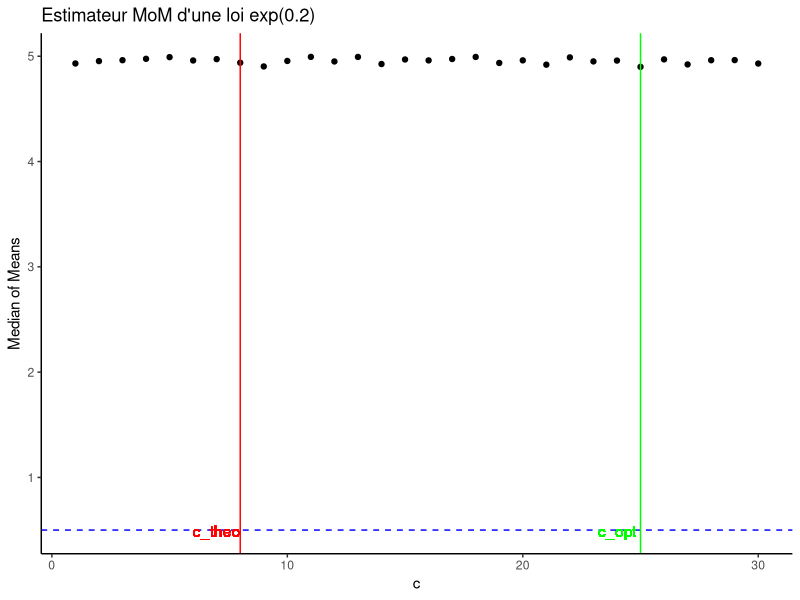
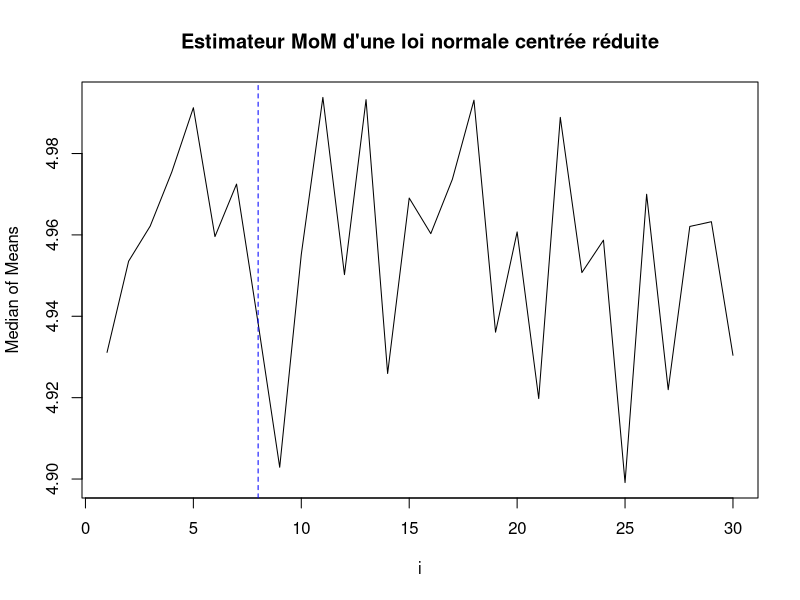
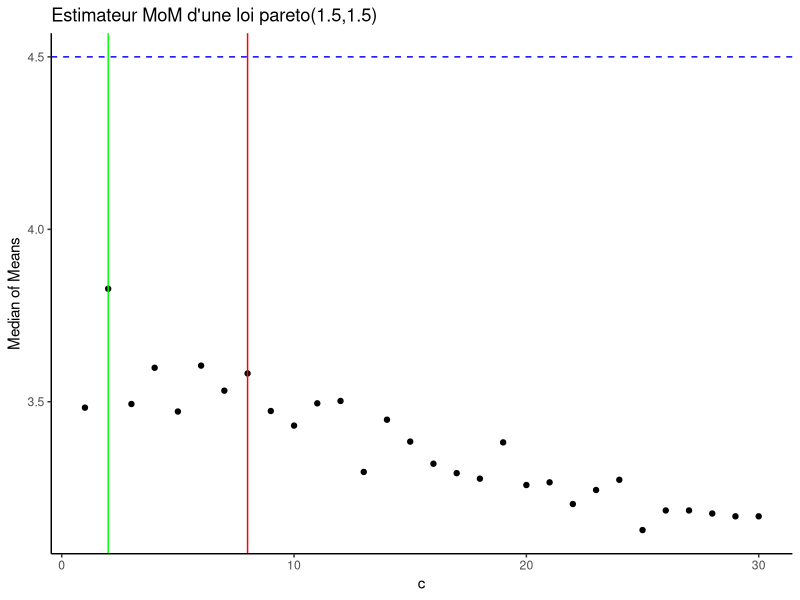
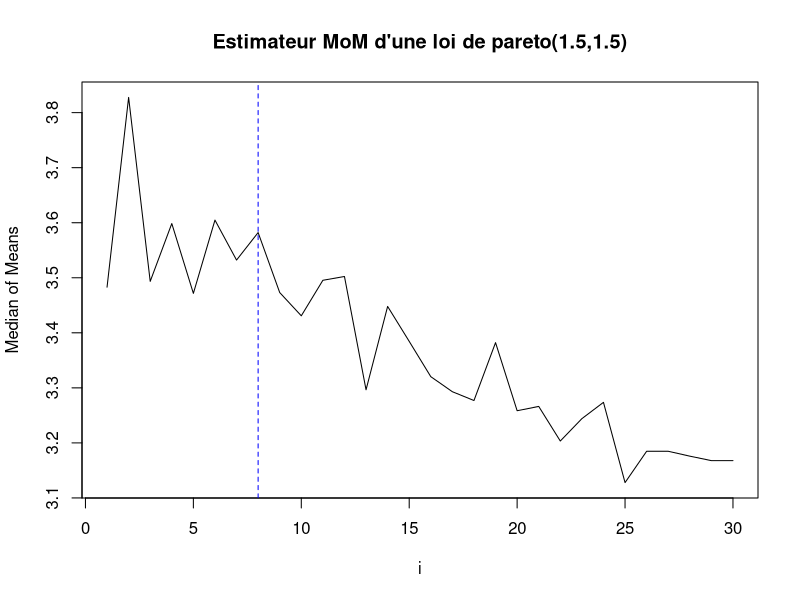

Source code (R) for these figures, in order: (Note: this script raises an error after producing the figures.)
## ---- chunk 1
knitr::opts_chunk$set(echo = TRUE)
## ---- chunk 2
set.seed(1234)
## ---- chunk 3
median_of_means <- function(X, n) {
  if (n > length(X)) {
    n <- ceiling(length(X) / 2)
  }
  indic <- rep(1:n, each = floor(length(X) / n))
  indic <- sample(indic)
  moyennes <- sapply(1:n, function(block) mean(X[indic == block]))
  return(median(moyennes))
}
## ---- chunk 4
rob_median_of_means <- function(X, n, l) {
  res <- replicate(l, median_of_means(X, n))
  return(mean(res))
}
## ---- chunk 5
M=0
population1=rnorm(1000,M,3)
c(median_of_means(population1, 10),mean(population1),(mean(population1) - median_of_means(population1, 10)) ^ 2)

## ---- chunk 6
c(rob_median_of_means(population1, 10, 20),mean(population1),(mean(population1) - rob_median_of_means(population1, 10, 20)) ^ 2)
## ---- chunk 7
population2=rnorm(1000,4,1)
c(median_of_means(population2, 10),mean(population2),(mean(population2) - median_of_means(population2, 10)) ^ 2)
## ---- chunk 8
c(rob_median_of_means(population2, 10, 20),mean(population2),(mean(population2) - rob_median_of_means(population2, 10, 20)) ^ 2)
## ---- chunk 9
population3=rt(1000, df=5)
c(median_of_means(population3, 10),mean(population3),(mean(population3) - median_of_means(population3, 10)) ^ 2)
## ---- chunk 10
c(rob_median_of_means(population3, 10, 20),mean(population3),(mean(population3) - rob_median_of_means(population3, 10, 20)) ^ 2)
## ---- chunk 11
median_of_means_opt <- function(X, alpha=0.025) {
  n=length(X)
  k <- trunc(8*log(1/alpha))
  m <- n/k
  indic <- rep(1:k, each = m)
  indic <- sample(indic)
  moyennes <- sapply(1:k, function(block) mean(X[indic == block]))
  return(median(moyennes))
}

rob_median_of_means_opt <- function(X, alpha=0.025, l) {
  res <- replicate(l, median_of_means_opt(X, alpha))
  return(mean(res))
}
## ---- chunk 12
library("ggplot2")
median_of_means_opt3 <- function(X, alpha, i) {
  n <- length(X)
  k <- trunc(i * log(1/alpha))
  m <- n / k
  indic <- rep(1:k, each = m)
  sample(indic)
  moyennes <- sapply(1:k, function(block) mean(X[indic == block]))
  return(median(moyennes))
}

population1 <- rexp(10000, 0.2)
rob_median_of_means_opt(population1,0.025, 1000)
population1
alpha <- 0.025
i_values <- 1:30
median_values <- sapply(i_values, function(i) median_of_means_opt3(population1, alpha, i))
data=as.data.frame(cbind(i_values,median_values))
ggplot(data = data, aes(x = i_values, y = median_values)) +
  geom_point() +
  geom_hline(yintercept = 1/2, linetype = "dashed", color = "blue") +
  geom_vline(xintercept = 8, color = "red") +
  geom_vline(xintercept = i_values[which.min(abs(median_values - 0.5))], color = "green") +
  labs(x = "c", y = "Median of Means", title = "Estimateur MoM d'une loi exp(0.2)") +
  geom_text(x = 7, y = 0.491, label = "c_theo", color = "red", vjust = 0.5) +
  geom_text(x = i_values[which.min(abs(median_values - 0.5))]-1, y = 0.491, label = "c_opt", color = "green", vjust = 0.5) +
  theme_classic()
plot(x = i_values, y = median_values, type = "l", xlab = "i", ylab = "Median of Means", main ="Estimateur MoM d'une loi normale centrée réduite")
abline(h=1/2, col='red')
abline(v=8, lty=2, col='blue')
## ---- chunk 13
library("VGAM")
population2 <- rpareto(1000, 1.5, 1.5)
alpha <- 0.025
i_values <- 1:30
median_values <- sapply(i_values, function(i) median_of_means_opt3(population2, alpha, i))
data=as.data.frame(cbind(i_values,median_values))
ggplot(data = data, aes(x = i_values, y = median_values)) +
  geom_point() +
  geom_hline(yintercept = 4.5, linetype = "dashed", color = "blue") +
  geom_vline(xintercept = 8, color = "red") +
  geom_vline(xintercept = i_values[which.min(abs(median_values - 4.5))], color = "green") +
  labs(x = "c", y = "Median of Means", title = "Estimateur MoM d'une loi pareto(1.5,1.5)") +
  geom_text(x = 7, y = 0.491, label = "c_theo", color = "red", vjust = 0.5) +
  geom_text(x = i_values[which.min(abs(median_values - 4.5))]-1, y = 0.491, label = "c_opt", color = "green", vjust = 0.5) +
  theme_classic()
plot(x = i_values, y = median_values, type = "l", xlab = "i", ylab = "Median of Means", main ="Estimateur MoM d'une loi de pareto(1.5,1.5)")
abline(h=4.5, col='red')
abline(v=8, lty=2, col='blue')
print(i_values[which.min(abs(median_values - 4.5))])
## ---- chunk 14
alpha=0.025
population1=rnorm(1000,0,3)
#c(median_of_means_opt(population1, alpha),mean(population1),(mean(population1) - median_of_means_opt(population1, alpha)) ^ 2)
IC=c(median_of_means_opt(population1)-2.24*sqrt(var(population1)/length(population1)),median_of_means_opt(population1),median_of_means_opt(population1)+2.24*sqrt(var(population1)/length(population1)))
IC
taille=IC[3]-IC[1]
taille
## ---- chunk 15
c(rob_median_of_means_opt(population1, alpha, 20),mean(population1),(mean(population1) - rob_median_of_means_opt(population1, alpha, 20)) ^ 2)
## ---- chunk 16
alpha=0.025
c(median_of_means_opt(population3, alpha),mean(population3),(mean(population3) - median_of_means_opt(population3, alpha)) ^ 2)

c(rob_median_of_means_opt(population3, alpha, 20),mean(population3),(mean(population3) - rob_median_of_means_opt(population3, alpha, 20)) ^ 2)
## ---- chunk 17
bootstrap_IC <- function(data, alpha=0.025, R=1000) {
  bootstrap_estimates <- replicate(R, {
    sample_data <- sample(data, replace = TRUE)
    median_of_means_opt(sample_data, alpha)
  })
  
  lower_bound <- quantile(bootstrap_estimates, 0.025)
  upper_bound <- quantile(bootstrap_estimates, 0.975)
  
  return(c(lower_bound, upper_bound))
}

population1 <- rnorm(1000, 0, 3)


ci <- bootstrap_IC(population4)
ci2 <- bootstrap_IC(population5)
taille <- abs(ci[2]-ci[1])
taille2 <- abs(ci2[2]-ci2[1])

ci2
taille2  

ci
taille
## ---- chunk 18
population4=rlnorm(n = 100000, meanlog = 0, sdlog = 1)
c(median_of_means_opt(population4, alpha),mean(population4),(mean(population4) - median_of_means_opt(population4, alpha)) ^ 2)
#IC=c(median_of_means_opt(population4)-2.24*sqrt(var(population4)/length(population4)),median_of_means_opt(population4#),median_of_means_opt(population4)+2.24*sqrt(var(population4)/length(population4)))
#IC
#taille=IC[3]-IC[1]
#taille
## ---- chunk 19
population5=rweibull(n = 1000, shape = 0.5)
c(median_of_means_opt(population5, alpha),mean(population5),(mean(population5) - median_of_means_opt(population5, alpha)) ^ 2)
## ---- chunk 20
population_rd1=sample(x = -2:10, size = 1000, replace = TRUE, prob=NULL)
c(median_of_means(population_rd1, 10),mean(population_rd1),(mean(population_rd1) - median_of_means(population_rd1, 10)) ^ 2)
## ---- chunk 21
c(rob_median_of_means(population_rd1, 10, 20),mean(population_rd1),(mean(population_rd1) - rob_median_of_means(population_rd1, 10, 20)) ^ 2)
## ---- chunk 22
population_rd2=sample(x = X(-1,1, by=0.001), size = 1000, replace = TRUE, prob=NULL)
c(median_of_means(population_rd2, alpha),mean(population_rd2),(mean(population_rd2) - median_of_means(population_rd2, alpha)) ^ 2)
## ---- chunk 23
c(rob_median_of_means(population_rd2, alpha, 20),mean(population_rd2),(mean(population_rd2) - rob_median_of_means(population_rd2, alpha, 20)) ^ 2)
## ---- chunk 24
c(median_of_means_opt(population_rd1, alpha),mean(population_rd1),(mean(population_rd1) - median_of_means_opt(population_rd1, alpha)) ^ 2)
## ---- chunk 25
c(rob_median_of_means_opt(population_rd1, 10, 20),mean(population_rd1),(mean(population_rd1) - rob_median_of_means_opt(population_rd1, 10, 20)) ^ 2)
## ---- chunk 26
c(median_of_means_opt(population_rd2, 10),mean(population_rd2),(mean(population_rd2) - median_of_means_opt(population_rd2, 10)) ^ 2)
## ---- chunk 27
c(rob_median_of_means_opt(population_rd2, 10, 20),mean(population_rd2),(mean(population_rd2) - rob_median_of_means_opt(population_rd2, 10, 20)) ^ 2)
## ---- chunk 28
population_rd3 <- sample(c(runif(1000, -1, 1), 50), 1000, replace = TRUE)
c(median_of_means_opt(population_rd2, 10),mean(population_rd2),(mean(population_rd2) - median_of_means_opt(population_rd2, 10)) ^ 2)
## ---- chunk 29
c(rob_median_of_means_opt(population_rd2, 10, 20),mean(population_rd2),(mean(population_rd2) - rob_median_of_means_opt(population_rd2, 10, 20)) ^ 2)
## ---- chunk 30
x <- X(from = 0.01, to = 1, by = 0.001)
y <- trunc(8 * log(1 / x))

plot(x = x, y = y, type = "l", col = "blue", ylim = c(0, 40), 
     main = "nombre de blocks en fonction de la valeur de alpha", xlab = "valeur de alpha", ylab = "nb de blocks")

## ---- chunk 31
X1=rpareto(n = 1000, scale = 2.2, 3)

median_of_means_opt2 <- function(X, alpha=0.025) {
  n=length(X)
  k <- (trunc(8*log(1/alpha)))
  m <- n/k
  indic <- rep(1:k, each = m)
  indic <- sample(indic)
  moyennes <- sapply(1:k, function(block) mean(X[indic == block]))
  return(median(moyennes))
}

plot_intervalle <- function(X) {
  alpha <- 0.025
  n <- length(X)
  k <- trunc(8 * log(1 / alpha))
  m <- n / k
  sigma <- 10
  
  Y <- matrix(NA, nrow = 10000, ncol = 5)
  
  for (i in 1:10000) {
    hat_mu <- median_of_means_opt2(X)
    
    y_min <- hat_mu - sigma * sqrt((32*log(1/alpha))/n)
    y_max <- hat_mu + sigma * sqrt((32*log(1/alpha))/n)
    
    taille=y_max-y_min
    
    Y[i, ] <- c(hat_mu,y_min, y_max, taille, abs(hat_mu-10))
  }
  
  plot(Y[, 2], type = "l", ylim = range(Y), col = "blue", main = "Intervalles de confiance", xlab = "Index", ylab = "Valeurs")
  points(Y[, 3], type = "l", col="blue")
  abline(h = hat_mu, col = "red")
  Y=as.data.frame(Y)
  names(Y) <- c("MoM", "y_min", "y_max", "taille", "MoM-mean")
  print(Y)
  print(sigma*sqrt((2*log(1/alpha))/n))
  print((sum(Y[, 5] <=sigma*sqrt((2*log(1/alpha))/n))/10000))
}
plot_intervalle(X1)
## ---- chunk 32
median_of_means <- function(X, k) {
  n=length(X)
  if (k > n) {
    k <- ceiling(length(X) / 2)
  }
  indic <- rep(1:k, each = floor(n / k))
  indic <- sample(indic)
  moyennes <- sapply(1:k, function(block) mean(X[indic == block]))
  return(median(moyennes))
}


plot_int=function(X,k){
  alpha <- 0.025
  n <- length(X)
  m <- trunc(n / k)
  sigma <- sqrt(var(X))
  
  Y <- matrix(NA, nrow = 10000, ncol = 5)
  for (i in 1:10000) {
    hat_mu <- median_of_means(X,k)
    
    y_min <- hat_mu - sigma * sqrt(4/m)
    y_max <- hat_mu + sigma * sqrt(4/m)
    
    taille=y_max-y_min
    
    Y[i, ] <- c(hat_mu,y_min, y_max, taille, abs(hat_mu-mean(X)))
  }
  
  plot(Y[, 2], type = "l", ylim = range(Y), col = "blue", main = "Intervalles de confiance", xlab = "Index", ylab = "Valeurs")
  points(Y[, 3], type = "l", col="blue")
  abline(h = hat_mu, col = "red")
  Y=as.data.frame(Y)
  names(Y) <- c("MoM", "y_min", "y_max", "taille", "MoM-mean")
  print(Y)
  print(sigma*sqrt(4/m))
  print(sum(Y[, 5]>sigma*sqrt(4/m)))
  print(exp(-k/8))
}
X1=rexp(n = 1000, rate=1)
plot_int(X1, 25)
## ---- chunk 33
median_of_means_Minsker <- function(X, k) {
  n <- length(X)
  if (k > n) {
    k <- ceiling(length(X) / 2)
  }
  indic <- combn(X, k)
  moyennes <- apply(indic, 2, mean)
  return(median(moyennes))
}

X4 <- rexp(n = 30, rate = 0.1)
result <- median_of_means_Minsker(X4, 7)
print(result)


# Calculer la médiane des moyennes pour différentes valeurs de k
x <- 1:7
y <- sapply(x, function(k) median_of_means_Minsker(X4, k))

# Tracer la médiane des moyennes en fonction de k
plot(x = x, y = y, type = "b", xlab = "k", ylab = "Median of Means", main = "Median of Means suivant le nombre de blocks k")

## ---- chunk 34
X1=rpareto(n = 10000, scale = 2.2, 3)

median_of_means_opt3 <- function(X) {
  n=length(X)
  alpha=0.025
  k=(trunc(8*log(1/alpha)))
  m <- n/k
  indic <- rep(1:k, each = m)
  indic <- sample(indic)
  moyennes <- sapply(1:k, function(block) mean(X[indic == block]))
  return(median(moyennes))
}
median_of_means_opt3(X1)

plot_intervalle2 <- function(X, sigma, mu, alpha = 0.025) {
  n <- length(X)
  c_values <- seq(sqrt(2), 4 * sqrt(2), by = 0.5)
  
  result <- numeric(length(c_values))
  
  for (i in 1:length(c_values)) {
    c <- c_values[i]
    k <- trunc(8 * log(1 / alpha))
    m <- n / k

    Y <- numeric(1000)
    
    for (j in 1:1000) {
      hat_mu <- median_of_means_opt3(X)
      interval_width <- sigma * c * sqrt(log(1 / alpha) / n)
      Y[j] <- abs(hat_mu - mu) <= interval_width
    }
    
    result[i] <- sum(Y) / length(Y)
  }
  
  # Trouver les valeurs de c pour lesquelles la proportion est proche de 97.5%
  c_optimal_index <- which.min(result >= 1 - alpha)
  c_optimal <- c_values[c_optimal_index]
  
  # Calculer la proportion
  proportion_within_interval <- result[c_optimal_index]
  
  print(paste("Valeur de c pour une proportion de 97.5% :", c_optimal))
  print(proportion_within_interval)
}
## ---- chunk 35
Z <- rpareto(1000, shape = 2.2, scale = 3)


estimateur <- replicate(1000, median_of_means_opt3(rpareto(100, shape = 2.2, scale = 3)))

alpha <- 0.025
mu_MoM <- median_of_means_opt3(rpareto(100, shape = 2.2, scale = 3))
n <- length(estimateur)
sigma <- 8.22
sup <- mu_MoM + sigma * sqrt(4.6 * log(1 / alpha) / n) 
inf <- mu_MoM - sigma * sqrt(4.6 * log(1 / alpha) / n)

count_in_intervalle <- sum(estimateur >= inf & estimateur <= sup)
pourcentage <- count_in_intervalle / length(estimateur) * 100


print(paste("Nombre de valeurs dans l'intervalle de confiance :", count_in_intervalle))
print(paste("Pourcentage de valeurs dans l'intervalle de confiance :", pourcentage, "%"))


plot(estimateur, type = "p", col = "blue", xlab = "Valeur de c", ylab = "MoM", main = "Estimateur MoM", ylim=c(inf-1, sup+1))
abline(h = sup, col = "red")
abline(h = inf, col = "red")
## ---- chunk 36
time<- Sys.time()

pourcentages <- numeric(1000)
ululu <- 0
for (i in 1:1000) {
  Z <- rpareto(1000, shape = 2.2, scale = 3)
  estimateur <- replicate(1000, median_of_means_opt3(rpareto(100, shape = 2.2, scale = 3)))

  alpha <- 0.025
  mu_MoM <- median_of_means_opt3(rpareto(100, shape = 2.2, scale = 3))
  n <- length(estimateur)
  sigma <- 8.22
  sup <- mu_MoM + sigma * sqrt(3 * log(1 / alpha) / n) 
  inf <- mu_MoM - sigma * sqrt(3 * log(1 / alpha) / n)

  count_in_intervalle <- sum(estimateur >= inf & estimateur <= sup)
  pourcentage <- count_in_intervalle / length(estimateur) * 100

  pourcentages[i] <- pourcentage
  if (96.5 <= pourcentage && pourcentage <= 98.5) {
    ululu <- ululu + 1
  }
}

hist(pourcentages, breaks=25, freq=T, xlim = c(95,100) , ylim = c(500, 700))
plot(estimateur, type = "p", col = "blue", xlab = "Valeur de c", ylab = "MoM", main = "Estimateur MoM", ylim=c(inf-1, sup+1))
abline(h = sup, col = "red")
abline(h = inf, col = "red")

print(paste("Pourcentages stockés :", pourcentages))
print(paste("Nombre de valeurs comprises entre 96.5% et 98.5% : ", ululu))

Sys.time()-time
## ---- chunk 37
pourcentages <- numeric(1000)
ululu <- 0
ouloulou <- 0
for (i in 1:1000) {
  Z <- rweibull(1000, shape = 0.5)
  estimateur <- replicate(1000, median_of_means_opt3(rweibull(100, shape = 0.5)))

  alpha <- 0.025
  mu_MoM <- median_of_means_opt3(rweibull(100, shape = 0.5))
  n <- length(estimateur)
  sigma <- 4.69
  sup <- mu_MoM + sigma * sqrt(12.2 * log(1 / alpha) / n) 
  inf <- mu_MoM - sigma * sqrt(12.2 * log(1 / alpha) / n)

  count_in_intervalle <- sum(estimateur >= inf & estimateur <= sup)
  pourcentage <- count_in_intervalle / length(estimateur) * 100

  pourcentages[i] <- pourcentage
  if (97 <= pourcentage && pourcentage <= 98) {
    ululu <- ululu + 1
  }
  if (pourcentage > 98) {
    ouloulou <- ouloulou + 1
  }
}
hist(pourcentages, breaks=25, freq=T)

print(paste("Pourcentages stockés :", pourcentages))
print(paste("Nombre de valeurs comprises entre 96.5% et 98.5% : ", ululu))
print(paste("Nombre de valeurs supérieure à 98: ", ouloulou))

## ---- chunk 38
time<- Sys.time()
pourcentages <- numeric(1000)
ululu <- 0

for (i in 1:1000) {
  Z <- rexp(1000, rate = 0.5)
  estimateur <- replicate(1000, median_of_means_opt3(rexp(100, rate = 0.5)))

  alpha <- 0.025
  mu_MoM <- median_of_means_opt3(Z)
  n <- length(estimateur)
  sigma <- 2
  sup <- mu_MoM + sigma * sqrt(24.3* log(1 / alpha) / n) 
  inf <- mu_MoM - sigma * sqrt(24.3* log(1 / alpha) / n)
    
    count_in_intervalle <- sum(estimateur >= inf & estimateur <= sup)
    pourcentage <- count_in_intervalle / length(estimateur) * 100
    
    pourcentages[i] <- pourcentage
    
    if (96.5 <= pourcentage && pourcentage <= 98.5) {
      ululu <- ululu + 1
    }
}

hist(pourcentages, breaks=25, freq=T, xlim = c(95,100) )
plot(estimateur, type = "p", col = "blue", xlab = "Valeur de c", ylab = "MoM", main = "Estimateur MoM", ylim=c(inf-1, sup+1))
abline(h = sup, col = "red")
abline(h = inf, col = "red")

print(paste("Pourcentages stockés :", pourcentages))
print(paste("Nombre de valeurs comprises entre 96.5% et 98.5% : ", ululu))
Sys.time()-time
## ---- chunk 39
pourcentages <- numeric(1000)
ululu <- 0

for (i in 1:1000) {
  Z <- rpareto(1000, scale = 1, shape = 6)
  estimateur <- replicate(1000, median_of_means_opt3(rpareto(1000, scale = 1, shape = 6)))

  alpha <- 0.025
  mu_MoM <- median_of_means_opt3(Z)
  n <- length(estimateur)
  sigma <- 0.27
  sup <- mu_MoM + sigma * sqrt(3* log(1 / alpha) / n) 
  inf <- mu_MoM - sigma * sqrt(3* log(1 / alpha) / n)
    
    count_in_intervalle <- sum(estimateur >= inf & estimateur <= sup)
    pourcentage <- count_in_intervalle / length(estimateur) * 100
    
    pourcentages[i] <- pourcentage
    
    if (96.5 <= pourcentage && pourcentage <= 98.5) {
      ululu <- ululu + 1
    }
}

hist(pourcentages, breaks=25, freq=T)

print(paste("Pourcentages stockés :", pourcentages))
print(paste("Nombre de valeurs comprises entre 96.5% et 98.5% : ", ululu))

## ---- chunk 40
time <-  Sys.time()
pourcentages <- numeric(1000)
ululu <- 0

for (i in 1:1000) {
  Z <- rlnorm(1000, meanlog = 0, sdlog = 2)
  estimateur <- replicate(1000, median_of_means_opt3(rlnorm(1000, meanlog  = 0, sdlog  = 2)))

  alpha <- 0.025
  mu_MoM <- median_of_means_opt3(Z)
  n <- length(estimateur)
  sigma <- 54.1
  sup <- mu_MoM + sigma * sqrt(3* log(1 / alpha) / n) 
  inf <- mu_MoM - sigma * sqrt(3* log(1 / alpha) / n)
    
    count_in_intervalle <- sum(estimateur >= inf & estimateur <= sup)
    pourcentage <- count_in_intervalle / length(estimateur) * 100
    
    pourcentages[i] <- pourcentage
    
    if (96.5 <= pourcentage && pourcentage <= 98.5) {
      ululu <- ululu + 1
    }
}


hist(pourcentages, breaks=25, freq=T, xlim = c(95,100) )
plot(estimateur, type = "p", col = "blue", xlab = "Valeur de c", ylab = "MoM", main = "Estimateur MoM", ylim=c(inf-1, sup+1))
abline(h = sup, col = "red")
abline(h = inf, col = "red")

Sys.time()-time
## ---- chunk 41
c_opt <- seq(from = 2, to = 7, by = 0.01)
n <- 1000
alpha <- 0.025
sigma <- 8.22
shape <- 2.2
scale <- 3
num_simulations <- 1000  # Nombre de simulations pour calculer le pourcentage

# Initialiser les vecteurs
sup <- numeric(length(c_opt))
inf <- numeric(length(c_opt))
pourcentage <- numeric(length(c_opt))

# Boucle pour calculer les intervalles de confiance et les pourcentages
for (i in 1:length(c_opt)) {
  count_in_intervalle <- 0
  
  for (j in 1:num_simulations) {
    Z <- rpareto(n, shape, scale)
    estimateur <- replicate(1000, median_of_means_opt3(Z))
    mu_MoM <- median_of_means_opt3(Z)
    
    sup[i] <- mu_MoM + sigma * sqrt(c_opt[i] * log(1 / alpha) / n) 
    inf[i] <- mu_MoM - sigma * sqrt(c_opt[i] * log(1 / alpha) / n)
    
    count_in_intervalle <- count_in_intervalle + sum(estimateur >= inf[i] & estimateur <= sup[i])
  }
  
  pourcentage[i] <- count_in_intervalle / (num_simulations * 1000) * 100
}

# Tracer les résultats
plot(c_opt, pourcentage, type = "l", col = "blue", lwd = 2,
     xlab = "Valeur de c_opt", ylab = "Pourcentage dans l'intervalle",
     main = "Pourcentage dans l'intervalle de confiance en fonction de c_opt")
abline(h = 97.5, col = "red", lty = 2, lwd = 2)
#abline(v = c_opt[which.min(abs(pourcentage-97.5))])
legend("bottomright", legend = "97.5%", col = "red", lty = 2, lwd = 2)

# Sauvegarder le graphique
dev.copy(png, filename = "c_opt.png")
dev.off()
## ---- chunk 42
time<- Sys.time()

pourcentages <- numeric(1000)
c_opt <- seq(from = 2, to = 7, by = 0.01)
mat <- matrix(NULL, ncol = 1001, nrow = length(c_opt))
ululu <- 0
for (j in 1:length(c_opt)){
  for (i in 1:1000) {
    mat[j,1] <- c_opt[j]
    Z <- rpareto(1000, shape = 2.2, scale = 3)
    mat[j,i+1] <-  median_of_means_opt3(rpareto(100, shape = 2.2, scale = 3))
    alpha <- 0.025
    mu_MoM <- median_of_means_opt3(Z)
    n <- 1000
    sigma <- 8.22
    sup <- mu_MoM + sigma * sqrt(c_opt[j] * log(1 / alpha) / n) 
    inf <- mu_MoM - sigma * sqrt(c_opt[j] * log(1 / alpha) / n)
    
    count_in_intervalle <- sum(mat[j,-1] >= inf & mat[j,-1] <= sup)
    pourcentage <- count_in_intervalle / 10
    
    pourcentages[i] <- pourcentage
    if (96.5 <= pourcentage && pourcentage <= 98.5) {
      ululu <- ululu + 1
    }
    }
}


hist(pourcentages, breaks=25, freq=T, xlim = c(95,100) , ylim = c(500, 700))
plot(estimateur, type = "p", col = "blue", xlab = "Valeur de c", ylab = "MoM", main = "Estimateur MoM", ylim=c(inf-1, sup+1))
abline(h = sup, col = "red")
abline(h = inf, col = "red")

print(paste("Pourcentages stockés :", pourcentages))
print(paste("Nombre de valeurs comprises entre 96.5% et 98.5% : ", ululu))

Sys.time()-time
## ---- chunk 43
time <- Sys.time()
c_opt <- seq(from = 2, to = 7, by = 0.01)
mat <- matrix(NA, ncol = 1001, nrow = length(c_opt))  # Matrice pour stocker les résultats
pourcentages <- numeric(length(c_opt))  # Vecteur pour stocker les pourcentages
ululu <- 0  # Compteur pour les pourcentages dans l'intervalle souhaité

# Remplissage de la première colonne de mat avec les valeurs de c_opt
mat[, 1] <- c_opt

# Boucle pour remplir la matrice et calculer les pourcentages
for (j in 1:length(c_opt)) {
  for (i in 1:1000) {
    Z <- rpareto(1000, shape = 2.2, scale = 3)
    mat[j, i + 1] <- median_of_means_opt3(rpareto(100, shape = 2.2, scale = 3))
  }
  
  alpha <- 0.025
  mu_MoM <- median_of_means_opt3(rpareto(100, shape = 2.2, scale = 3))
  n <- 1000
  sigma <- 8.22
  sup <- mu_MoM + sigma * sqrt(c_opt[j] * log(1 / alpha) / n)
  inf <- mu_MoM - sigma * sqrt(c_opt[j] * log(1 / alpha) / n)
  
  count_in_intervalle <- sum(mat[j, -1] >= inf & mat[j, -1] <= sup)
  pourcentage <- count_in_intervalle / 1000 * 100
  
  pourcentages[j] <- pourcentage
  
  if (96.5 <= pourcentage && pourcentage <= 98.5) {
    ululu <- ululu + 1
  }
}

# Tracer l'histogramme des pourcentages
hist(pourcentages, breaks = 25, freq = TRUE)

# Tracer le pourcentage en fonction des valeurs de c_opt
plot(c_opt, pourcentages, type = "l", col = "blue", xlab = "Valeur de c", ylab = "Pourcentage", main = "Pourcentage en fonction de c")
abline(h = 97.5, col = "red", lty = 2, lwd = 2)
legend("bottomright", legend = "97.5%", col = "red", lty = 2, lwd = 2)

#abline(v = c_opt[which.min(pourcentages-97.5)], col= "green", lty = 2, lwd = 2)
#legend("bottomright", legend = c("97.5%","c_optimal"), col = c("red","green"), lty = c(2,2), lwd = c(2,2))

# Affichage des résultats
print(paste("Pourcentages stockés :", paste(pourcentages, collapse = "%, ")))
print(paste("Nombre de valeurs comprises entre 96.5% et 98.5% : ", ululu))

dev.copy(png, filename = "c_opt.png")
dev.off()
Sys.time()- time
